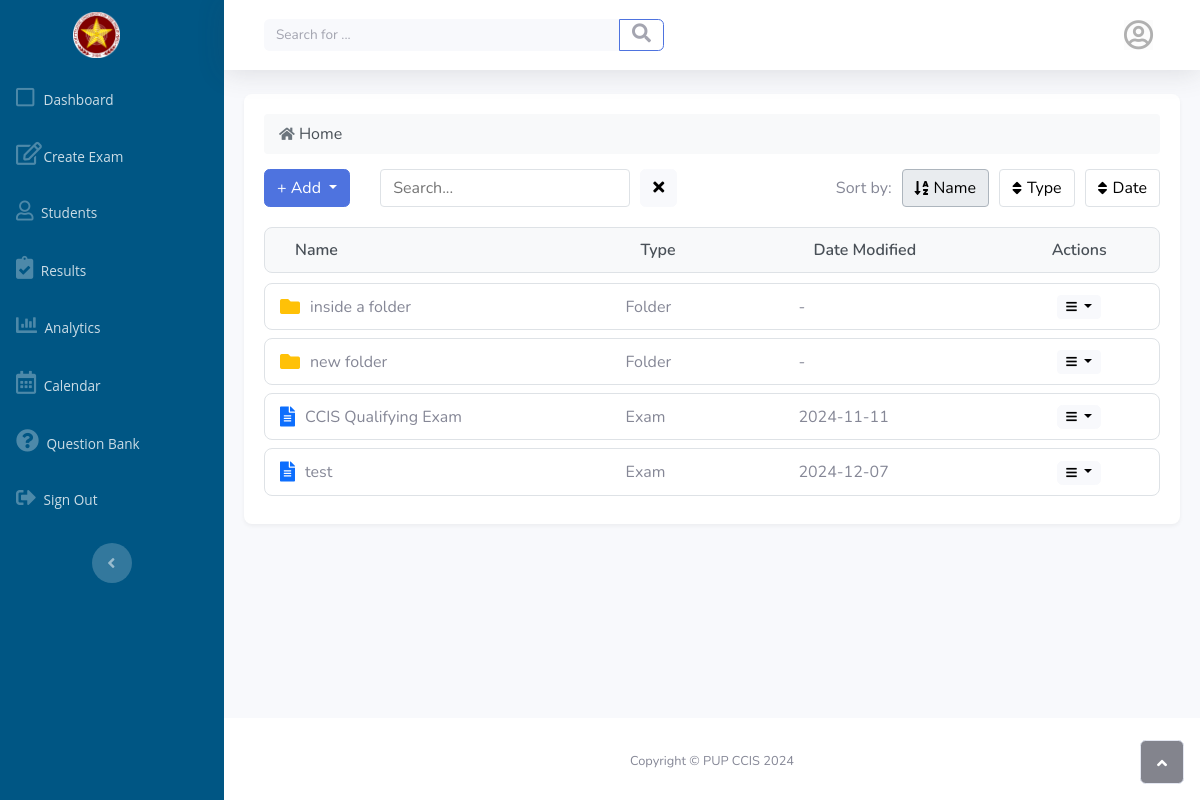
Screenshot of /admin/create-exam.php with the database file from the repository.
### tables this page shows
CREATE TABLE `folders` (
  `folder_id` int NOT NULL,
  `folder_name` varchar(255) NOT NULL,
  `created_at` timestamp NULL DEFAULT CURRENT_TIMESTAMP,
  `parent_folder_id` int DEFAULT NULL
);

CREATE TABLE `exams` (
  `exam_id` int NOT NULL,
  `exam_name` varchar(255) NOT NULL,
  `description` text,
  `duration` varchar(50) NOT NULL,
  `schedule_date` date NOT NULL,
  `created_at` timestamp NULL DEFAULT CURRENT_TIMESTAMP,
  `folder_id` int DEFAULT NULL,
  `student_type` enum('tech','non-tech') DEFAULT NULL,
  `student_year` year DEFAULT NULL
);

### admin/create-exam.php (the view, shortened to what this page needs)
<?php
require_once '../config/config.php';
$folderId = isset($_GET['folder_id']) ? $_GET['folder_id'] : null;
if ($folderId) {
    $stmt = $conn->prepare("SELECT * FROM exams WHERE folder_id = ?");
    $stmt->bind_param("i", $folderId);
} else {
    $stmt = $conn->prepare("SELECT * FROM exams WHERE folder_id IS NULL");
}
$stmt->execute();
$result = $stmt->get_result();
?>
<!DOCTYPE html>
<html lang="en" data-bs-theme="light">
<head>
    <link rel="stylesheet" href="assets/bootstrap/css/bootstrap.min.css">
    <link rel="stylesheet" href="assets/fonts/fontawesome-all.min.css">
    <link rel="stylesheet" href="assets/css/styles.min.css">
</head>
<body id="page-top">
    <div id="wrapper">
        <?php include 'sidebar.php'; ?>
        <div id="content-wrapper" class="d-flex flex-column">
            <div id="content">
                <?php include 'topbar.php'; ?>
                <div class="content-container">
                    <div class="folder-breadcrumb">
                        <a href="create-exam.php" style="text-decoration: none; color: inherit;">
                            <i class="fas fa-home"></i>
                            <span>Home</span>
                        </a>
                    </div>
                    <div class="controls-wrapper">
                        <div class="dropdown">
                            <button class="btn btn-primary dropdown-toggle" type="button" id="dropdownMenuButton" data-bs-toggle="dropdown" aria-expanded="false">
                                + Add
                            </button>
                        </div>
                        <div class="search-wrapper">
                            <input type="text" class="search-input" placeholder="Search..." id="searchInput">
                            <button class="btn btn-light" onclick="clearSearch()">
                                <i class="fas fa-times"></i>
                            </button>
                        </div>
                        <div class="sort-wrapper">
                            <span>Sort by:</span>
                            <button class="sort-button active" data-sort="name">
                                <i class="fas fa-sort-alpha-down"></i> Name
                            </button>
                            <button class="sort-button" data-sort="type">
                                <i class="fas fa-sort"></i> Type
                            </button>
                            <button class="sort-button" data-sort="date">
                                <i class="fas fa-sort"></i> Date
                            </button>
                        </div>
                    </div>
                    <div class="folder-list" id="folderList">
                        <div class="list-header">
                            <div class="name-col">Name</div>
                            <div class="type-col">Type</div>
                            <div class="date-col">Date Modified</div>
                            <div class="actions-col">Actions</div>
                        </div>
                        <?php
                        include_once('../config/config.php');
                        $folder_sql = "SELECT * FROM folders WHERE " .
                            ($folderId ? "parent_folder_id = " . intval($folderId) : "parent_folder_id IS NULL") .
                            " ORDER BY folder_id DESC";
                        $folder_result = $conn->query($folder_sql);
                        if ($folder_result->num_rows > 0) {
                            while ($folder = $folder_result->fetch_assoc()) {
                                echo "<div class='folder-item' onclick='viewFolder({$folder['folder_id']})'>";
                                echo "<div class='name-col'>";
                                echo "<i class='fas fa-folder folder-icon'></i>";
                                echo $folder['folder_name'];
                                echo "</div>";
                                echo "<div class='type-col'>Folder</div>";
                                echo "<div class='date-col'>-</div>";
                                echo "<div class='actions-col'>
                                        <div class='dropdown'>
                                            <button class='btn btn-light btn-sm dropdown-toggle' type='button' data-bs-toggle='dropdown' aria-expanded='false'>
                                                <i class='fas fa-bars'></i>
                                            </button>
                                            <ul class='dropdown-menu'>
                                                <li><a class='dropdown-item' href='#'><i class='fas fa-trash-alt me-2 text-danger'></i>Delete</a></li>
                                                <li><a class='dropdown-item' href='#'><i class='fas fa-edit me-2 text-primary'></i>Rename</a></li>
                                            </ul>
                                        </div>
                                     </div>";
                                echo "</div>";
                            }
                        }
                        if ($result->num_rows > 0) {
                            while($row = $result->fetch_assoc()) {
                                echo "<div class='exam-item' onclick='openExam({$row['exam_id']})'>";
                                echo "<div class='name-col'>";
                                echo "<i class='fas fa-file-alt exam-icon'></i>";
                                echo $row['exam_name'];
                                echo "</div>";
                                echo "<div class='type-col'>Exam</div>";
                                echo "<div class='date-col'>" . $row['schedule_date'] . "</div>";
                                echo '<div class="actions-col">
                                        <div class="dropdown">
                                            <button class="btn btn-light dropdown-toggle" type="button">
                                                <i class="fas fa-bars"></i>
                                            </button>
                                                    <a class="dropdown-item" href="#" onclick="editExam(' . $row['exam_id'] . ', \'' . htmlspecialchars($row['exam_name']) . '\', \'' . $row['schedule_date'] . '\')">
                                                    </a>
                                                    <a class="dropdown-item text-primary" href="delete_exam.php?exam_id=' . $row['exam_id'] . '">
                                                    </a>
                                                    <a class="dropdown-item text-primary" href="test2.php?exam_id=' . $row['exam_id'] . '">
                                                    </a>
                                                    <a class="dropdown-item" href="#" onclick="openMoveModal(' . $row['exam_id'] . ')">
                                                    </a>
                                                    <a class="dropdown-item" href="#" onclick="openCopyModal(' . $row['exam_id'] . ')">
                                                    </a>
                                        </div>
                                    </div>';
                                echo "</div>";
                            }
                        }
                        ?>
                    </div>
                </div>
            </div>
            <?php include 'footer.php'; ?>
        </div>
        <a class="border rounded d-inline scroll-to-top" href="#page-top">
            <i class="fas fa-angle-up"></i>
        </a>
    </div>
</body>
</html>

### admin/create-exam.php (style rules this page uses)
.list-header { display: flex; padding: 10px 15px; background-color: #f8f9fa; border: 1px solid #dee2e6; border-radius: 8px; margin-bottom: 10px; font-weight: 600; color: #495057; }
.list-header > div { padding: 0 15px; }
.name-col { width: 40%; display: flex; align-items: center; }
.type-col { width: 20%; }
.date-col { width: 25%; }
.actions-col { width: 15%; text-align: center; position: relative; z-index: 1; }
.folder-item, .exam-item { display: flex; align-items: center; padding: 10px 15px; margin-bottom: 8px; background-color: #fff; border: 1px solid #dee2e6; border-radius: 8px; position: relative; z-index: 1; }
.folder-icon, .exam-icon { margin-right: 10px; font-size: 20px; }
.folder-icon { color: #ffc107; }
.exam-icon { color: #0d6efd; }
.content-container { padding: 20px; background-color: #fff; border-radius: 8px; box-shadow: 0 2px 4px rgba(0,0,0,0.05); margin: 20px; }
.controls-wrapper { display: flex; align-items: center; gap: 15px; margin-bottom: 20px; }
.search-wrapper { display: flex; align-items: center; gap: 10px; margin-left: 15px; }
.search-input { padding: 6px 12px; border: 1px solid #dee2e6; border-radius: 4px; width: 250px; }
.sort-wrapper { display: flex; align-items: center; gap: 10px; margin-left: auto; }
.sort-button { padding: 6px 12px; background: #fff; border: 1px solid #dee2e6; border-radius: 4px; cursor: pointer; display: flex; align-items: center; gap: 5px; }
.sort-button.active { background: #e9ecef; border-color: #adb5bd; }
.folder-breadcrumb { display: flex; align-items: center; gap: 8px; margin-bottom: 15px; padding: 8px 15px; background-color: #f8f9fa; border-radius: 4px; }
.folder-breadcrumb i { color: #6c757d; font-size: 14px; }
.folder-breadcrumb span { color: #495057; }
.folder-item, .exam-item { position: relative; background: #fff; z-index: 1; }
.actions-col { position: relative; z-index: 1; }
.actions-col .dropdown { position: relative; }
.folder-item, .exam-item { position: relative; z-index: 1; }
.actions-col .dropdown-toggle { position: relative; z-index: 4; }
.content-container, #content-wrapper, #content { overflow: visible !important; }
.actions-col .dropdown-toggle { padding: 4px 8px; font-size: 14px; line-height: 1; }
.actions-col .dropdown-toggle .fas { font-size: 12px; }
.actions-col .btn-light.btn-sm { padding: 4px 8px; font-size: 14px; }
.actions-col .btn-light .fas { font-size: 12px; }

### rows the page displays
folders: folder_name "inside a folder"
folders: folder_name "new folder"
exams: exam_name "CCIS Qualifying Exam", schedule_date "2024-11-11"
exams: exam_name "test", schedule_date "2024-12-07"
